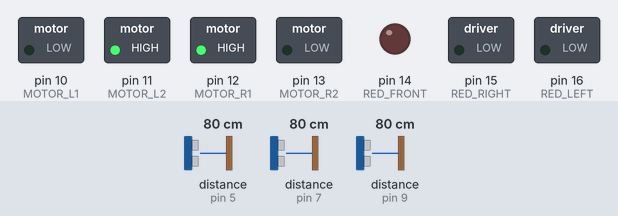
This sketch was run on a simulated Arduino Uno, built with avr-gcc and run on an emulated ATmega328P. Parts: switched loads named in the sketch (green lamp = pin HIGH), output pins drawn as LEDs (lit = HIGH). Wiring (inferred from the names in the program): 3 × ultrasonic range finder: trigger pin 4, echo pin 5 / trigger pin 6, echo pin 7 / trigger pin 8, echo pin 9. Dashed ring = blinking. The test bench sets the inputs (shaded band); at power-on: distance to the obstacle (sensors on pin 5, pin 7, pin 9) 80 cm. The echo pulse lasts 58.3 µs per cm; pins used as bus, display or sensor lines are not drawn; what the sketch prints to the serial monitor is not drawn.

Above: at 1.5 s.
1.6 s: distance to the obstacle (sensor on pin 5) set to 6 cm
3.3 s: distance to the obstacle (sensor on pin 5) set to 3 cm
At 4.0 s:
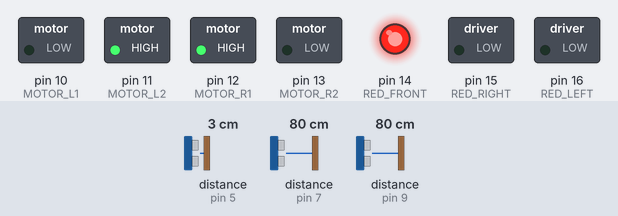
5.1 s: distance to the obstacle (sensor on pin 7) set to 6 cm
6.9 s: distance to the obstacle (sensor on pin 7) set to 3 cm
At 7.5 s:
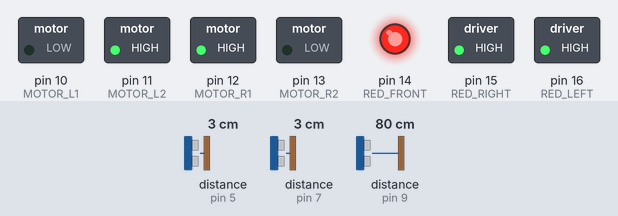
10.4 s: distance to the obstacle (sensor on pin 5) set to 9 cm
At 11.9 s:
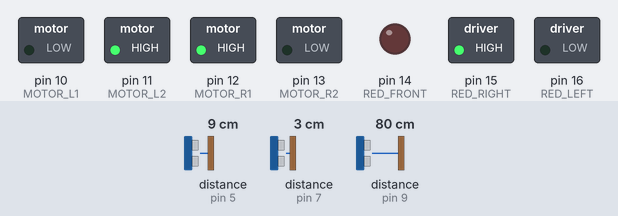
12.2 s: distance to the obstacle (sensor on pin 9) set to 6 cm
14.0 s: distance to the obstacle (sensor on pin 9) set to 3 cm
At 15.6 s:
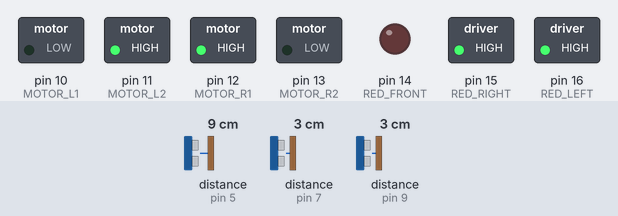
Timing chart, 0 to 16.7 s (numbered marks = the images above; inputs shaded):
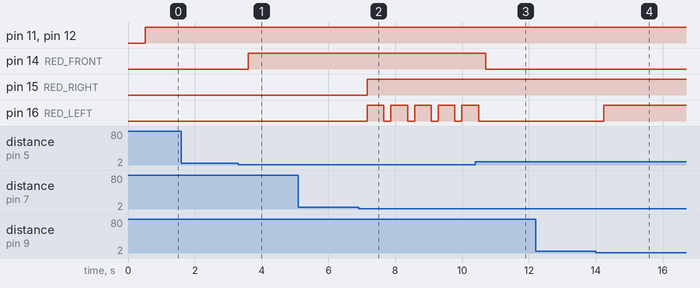

Measured:
- the behaviour switches between 5 and 4 cm on distance to the obstacle (sensor on pin 5) (found by bisection; images 0 and 1)
- the behaviour switches between 5 and 4 cm on distance to the obstacle (sensor on pin 7) (found by bisection; images 1 and 2)
- the behaviour switches between 5 and 4 cm on distance to the obstacle (sensor on pin 9) (found by bisection; images 3 and 4)
- after the input at 1.6 s, every drawn part: stays the same
- after the input at 3.3 s, pin 14 (RED_FRONT): LOW → HIGH after 0.30 s
- after the input at 5.1 s, every drawn part: stays the same
- after the input at 6.9 s, pin 15 (RED_RIGHT): LOW → HIGH after 0.26 s; pin 16 (RED_LEFT): alternates HIGH for 0.50 s and LOW for 0.21 s, starting after 0.26 s
- after the input at 10.4 s, pin 14 (RED_FRONT): HIGH → LOW after 0.30 s; pin 16 (RED_LEFT): goes on until 10.5 s, then stays LOW
- after the input at 12.2 s, every drawn part: stays the same
- after the input at 14.0 s, pin 16 (RED_LEFT): LOW → HIGH after 0.23 s

The sketch:

AutoDrivingTest5.ino
```cpp
///////////////////////////////////////////////
//  하이로보 현장실습 과제                       //
//  자율주행 미로 탈출 RC 카 제작                //
//  초음파 센서 3개, RGB LED 3개, DC 모터 2개   //
/////////////////////////////////////////////

  // 인터럽트 사용할 것인가?
  // 굴러가다가, 너무 근접하면 Stop, Led Red ON, 후진 후 방향 전환
  // 만약 왼쪽이 막혔으면 3cm 후진 후, 우회전 6cm, 직진
  // 또는 우측 바퀴만 역회전 후, 좌측 바퀴 정회전

#define MOTOR_L1 10 // 왼쪽 모터 정회전
#define MOTOR_L2 11 // 왼쪽 모터 역회전
#define MOTOR_R1 12 // 오른쪽 모터 정회전
#define MOTOR_R2 13 // 오른쪽 모터 역회전
#define RED_LEFT 16 // (A0) RGB LED 1번의 RED
#define RED_RIGHT 15 // (A1) RGB LED 2번의 RED
#define RED_FRONT 14 // (A2) RGB LED 3번의 RED
#define ULTRA_LEFT_TRIG 8 // 1번 초음파 센서 Trigger
#define ULTRA_LEFT_ECHO 9 // 1번 초음파 센서 Echo
#define ULTRA_RIGHT_TRIG 6 // 2번 초음파 센서 Trigger
#define ULTRA_RIGHT_ECHO 7 // 2번 초음파 센서 Echo
#define ULTRA_FRONT_TRIG 4 // 3번 초음파 센서 Trigger
#define ULTRA_FRONT_ECHO 5 // 3번 초음파 센서 Echo

// 1번(좌측), 2번(우측), 3번(정면)
// RGB LED(Digital Pin 3,5,7), DC Motor(Digital Pin 10~13), UltraSound(Analog Pin 0~5)

int Duration_Front, Duration_Left, Duration_Right;
int Distance_Front, Distance_Left, Distance_Right;
int CASE, Front, Left, Right;

/* 초기화 부분*/
void setup() {
  Serial.begin(9600); //시리얼 모니터 확인용 : Baudrate=9600
  Digital_Pin_Init(); //Digita Pin 활성화
  Device_Init(); //각 센서 초기화
  // Motor_Forward();
}

/* 반복 실행 부분*/
void loop() {
  // 초음파 센서로 거리 측정 (좌측)
  digitalWrite(ULTRA_LEFT_TRIG,HIGH);   // 센서에 Trig 신호 입력
  delayMicroseconds(10);  // 10us 정도 유지 (고정)
  digitalWrite(ULTRA_LEFT_TRIG,LOW);    // Trig 신호 off
  Duration_Left = pulseIn(ULTRA_LEFT_ECHO, HIGH);  // Echo pin: HIGH->Low 간격을 측정
  Distance_Left = microsecondsToCentimeters(Duration_Left);  // 거리(cm)로 변환, 왼쪽 거리 측정
  if(Distance_Left < 4)  // 왼쪽 거리가 너무 가까우면
  {
    digitalWrite(RED_LEFT,HIGH); // RED1 On
    Serial.println("LEFT <Too Close>"); // 경고 메시지
    Left = 2;
  }
  /*else if(Distance_Left < 8) // 적정거리 유지
  {
    Left = 2;
  }*/
  else
  {
    digitalWrite(RED_LEFT,LOW); // RED1 Off
    Left = 0;
  }
  // 초음파 센서로 거리 측정 (우측)
  digitalWrite(ULTRA_RIGHT_TRIG,HIGH);   // 센서에 Trig 신호 입력
  delayMicroseconds(10);  // 10us 정도 유지 (고정)
  digitalWrite(ULTRA_RIGHT_TRIG,LOW);    // Trig 신호 off
  Duration_Right = pulseIn(ULTRA_RIGHT_ECHO, HIGH);  // Echo pin: HIGH->Low 간격을 측정
  Distance_Right = microsecondsToCentimeters(Duration_Right);  // 거리(cm)로 변환, 오른쪽 거리 측정
  if(Distance_Right < 4)  // 왼쪽 거리가 너무 가까우면
  {
    digitalWrite(RED_RIGHT,HIGH); // RED2 On
    Serial.println("RIGHT <Too Close>"); // 경고 메시지
    Right = 1;
  }
  else
  {
    digitalWrite(RED_RIGHT,LOW); // RED2 Off
    Right = 0;
  }
  // 초음파 센서로 거리 측정 (정면)
  digitalWrite(ULTRA_FRONT_TRIG,HIGH);   // 센서에 Trig 신호 입력
  delayMicroseconds(10);  // 10us 정도 유지 (고정)
  digitalWrite(ULTRA_FRONT_TRIG,LOW);    // Trig 신호 off
  Duration_Front = pulseIn(ULTRA_FRONT_ECHO, HIGH);  // Echo pin: HIGH->Low 간격을 측정
  Distance_Front = microsecondsToCentimeters(Duration_Front);  // 거리(cm)로 변환, 정면 거리 측정
  if(Distance_Front < 4)  // 정면 거리가 너무 가까우면
  {
    digitalWrite(RED_FRONT,HIGH); // RED3 On
    Serial.println("FRONT <Too Close>"); // 경고 메시지
    //Motor_Stop();
    Front = 4;
  }
  else
  {
    digitalWrite(RED_FRONT,LOW); // RED3 Off
    //Motor_Forward();
    Front = 0;
  }

  CASE = Front + Left + Right;
  switch (CASE) // 경우의 수를 판단한다
  {
    case 0 :  Motor_Forward(); // 직진
              break;

    case 1 :  Motor_Forward(); // 직진
              break;

    case 2 :  //delay(500);
              Motor_Right(); // 우회전
              break;

    case 3 :  Motor_Forward(); // 직진
              break;

    case 4 :  //delay(500);
              Motor_Right(); // 우회전
              break;

    case 5 :  //delay(500);
              Motor_Left(); // 좌회전
              break;

    case 6 :  //delay(500);
              Motor_Right(); // 우회전
              break;

    case 7 :  //delay(500);
              Motor_Turn(); // 180도 회전
              break;
  }

  Serial_Monitor(); // 시리얼 모니터 확인
  delay(200); // 0.2초 대기 후 다시 측정
}

//////////////////////////////////////
/////// 사용자 임의 함수 정의 //////////
////////////////////////////////////

int microsecondsToCentimeters(int microseconds)
{
  // 측정거리(Distance)를 cm로 변환하는 함수
  return microseconds/29/2;
}

void Digital_Pin_Init(void)
{
  // Digital Pin 활성화
  pinMode(ULTRA_LEFT_TRIG,OUTPUT);  // 1번 초음파 센서 Trig 핀
  pinMode(ULTRA_LEFT_ECHO,INPUT);   // 1번 초음파 센서 Echo 핀
  pinMode(ULTRA_RIGHT_TRIG,OUTPUT);  // 2번 초음파 센서 Trig 핀
  pinMode(ULTRA_RIGHT_ECHO,INPUT);   // 2번 초음파 센서 Echo 핀
  pinMode(ULTRA_FRONT_TRIG,OUTPUT);  // 3번 초음파 센서 Trig 핀
  pinMode(ULTRA_FRONT_ECHO,INPUT);   // 3번 초음파 센서 Echo 핀
  pinMode(MOTOR_L1,OUTPUT); // 왼쪽 DC Motor 정회전 핀
  pinMode(MOTOR_L2,OUTPUT); // 왼쪽 DC Motor 역회전 핀
  pinMode(MOTOR_R1,OUTPUT); // 오른쪽 DC Motor 정회전 핀
  pinMode(MOTOR_R2,OUTPUT); // 오른쪽 DC Motor 역회전 핀
  pinMode(RED_LEFT,OUTPUT);  // Red1 핀
  pinMode(RED_RIGHT,OUTPUT);  // Red2 핀
  pinMode(RED_FRONT,OUTPUT);  // Red3 핀
}

void Device_Init(void)
{
  // Device 초기화
  digitalWrite(ULTRA_LEFT_TRIG,LOW);    // 1번 초음파 센서 Trig 신호 off
  digitalWrite(ULTRA_RIGHT_TRIG,LOW);    // 2번 초음파 센서 Trig 신호 off
  digitalWrite(ULTRA_FRONT_TRIG,LOW);    // 3번 초음파 센서 Trig 신호 off
  digitalWrite(RED_LEFT,LOW);    // RGB LED 1번의 RED Off
  digitalWrite(RED_RIGHT,LOW);    // RGB LED 2번의 RED off
  digitalWrite(RED_FRONT,LOW);    // RGB LED 3번의 RED off
  digitalWrite(MOTOR_L1,LOW); // Motor L1 off
  digitalWrite(MOTOR_L2,LOW); // Motor L2 off
  digitalWrite(MOTOR_R1,LOW); // Motor R1 off
  digitalWrite(MOTOR_R2,LOW); // Motor R2 off
}

void Serial_Monitor(void)
{
  // 시리얼 모니터 확인
  Serial.print("<거리 측정 결과>");
  Serial.print("좌측 : ");
  Serial.print(Distance_Left);
  Serial.println("cm");
  Serial.print("우측 : ");
  Serial.print(Distance_Right);
  Serial.println("cm");
  Serial.print("정면 : ");
  Serial.print(Distance_Front);
  Serial.println("cm");
  Serial.println("");
}

void Motor_Forward()
{
  // 모터 전진
  Serial.print("'전진'합니다!");
  delay(500);
  digitalWrite(MOTOR_L1,LOW);
  digitalWrite(MOTOR_L2,HIGH);
  digitalWrite(MOTOR_R1,HIGH);
  digitalWrite(MOTOR_R2,LOW);
}

void Motor_Backward()
{
  // 모터 후진
  Serial.print("'후진'합니다!");
  delay(500);
  digitalWrite(MOTOR_L1,HIGH);
  digitalWrite(MOTOR_L2,LOW);
  digitalWrite(MOTOR_R1,LOW);
  digitalWrite(MOTOR_R2,HIGH);
}

void Motor_Left()
{
  // 모터 좌회전 (좌측의 측정 거리가 멀면)
  Serial.print("'좌회전'합니다!");
  digitalWrite(RED_LEFT,HIGH); // RED1 On
  delay(500);
  digitalWrite(RED_LEFT,LOW); // RED1 Off
  //digitalWrite(MOTOR_L1,HIGH);
  //digitalWrite(MOTOR_L2,LOW);
  //digitalWrite(MOTOR_R1,LOW);
  //digitalWrite(MOTOR_R2,HIGH);
}

void Motor_Right()
{
  // 모터 우회전 (우측의 측정 거리가 멀면)
  Serial.print("'우회전'합니다!");
  delay(500);
  //digitalWrite(MOTOR_L1,HIGH);
  //digitalWrite(MOTOR_L2,LOW);
  //digitalWrite(MOTOR_R1,LOW);
  //digitalWrite(MOTOR_R2,HIGH);
}

void Motor_Turn()
{
  // 모터 180도 회전
  Serial.print("'180도 회전'합니다!");
  delay(500);
  //digitalWrite(MOTOR_L1,HIGH);
  //digitalWrite(MOTOR_L2,LOW);
  //digitalWrite(MOTOR_R1,LOW);
  //digitalWrite(MOTOR_R2,HIGH);
}

void Motor_Stop()
{
  // 모터 정지 (앞이 막혔으면)
  digitalWrite(MOTOR_L1,LOW); // Motor L1 off
  digitalWrite(MOTOR_L2,LOW); // Motor L2 off
  digitalWrite(MOTOR_R1,LOW); // Motor R1 off
  digitalWrite(MOTOR_R2,LOW); // Motor R2 off
}

// 경우의 수
// 각 경우마다 번호 부여
// 케이스 함수로 번호 때 구현할 내용

// 전진 - 앞이 뚫려 있을 때, 좌 우에 벽이 있을 때 (적정 거리 판단 필요)

// 정지 - 앞이 너무 가까울 때 정지 후 회전 판단, 좌 우가 너무 가까울 때

// 좌회전 - 왼쪽 측정 거리가 멀면 && 앞이 막혀 있으면 좌회전

// 우회전 - 오른쪽 측정 거리가 멀면 무조건 좌회전

// 180도 회전

// 동작 순서 : 초음파 센서로 거리 판단 -> 정지 -> 회전 판단 -> 전진
```
